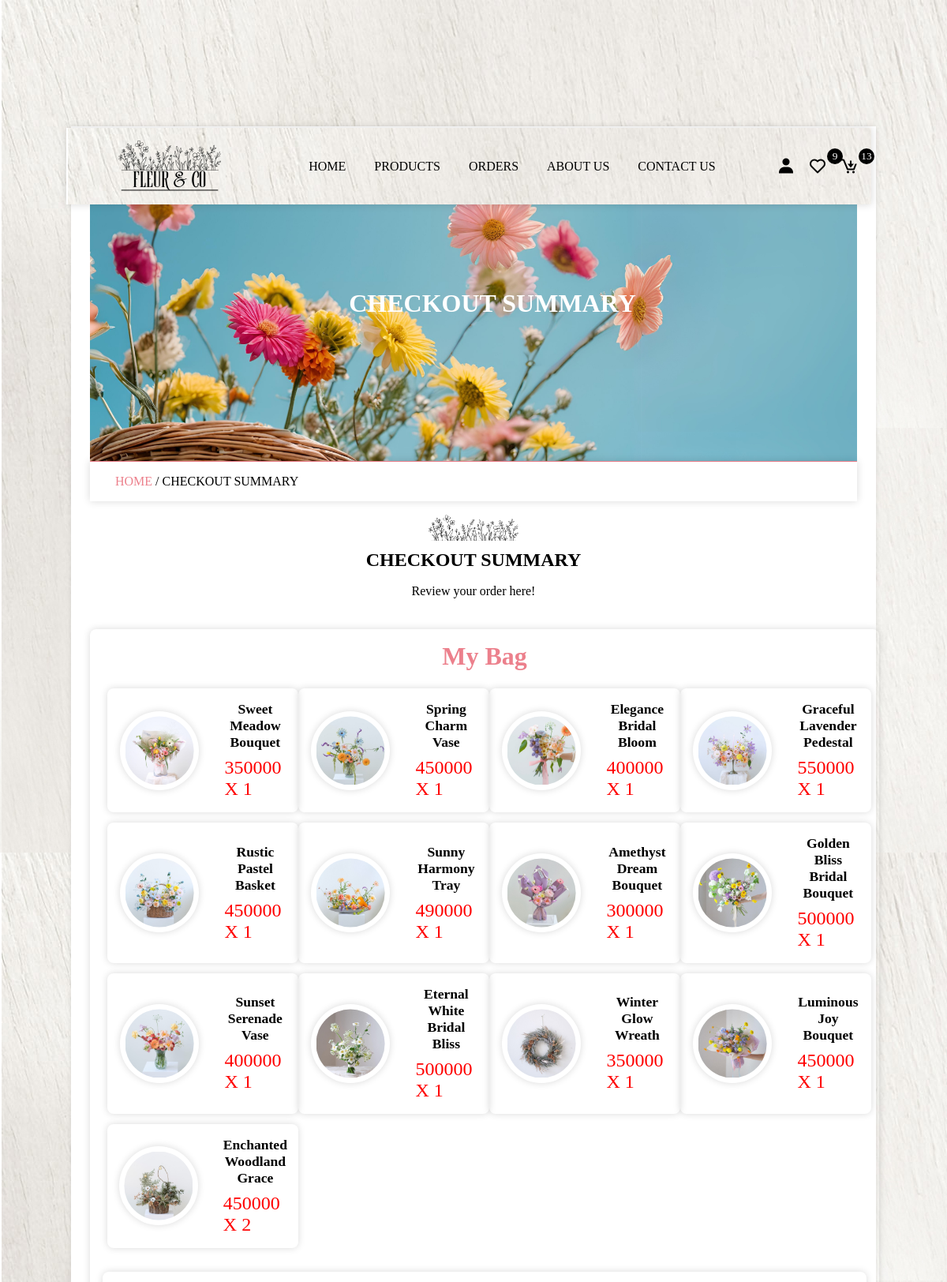
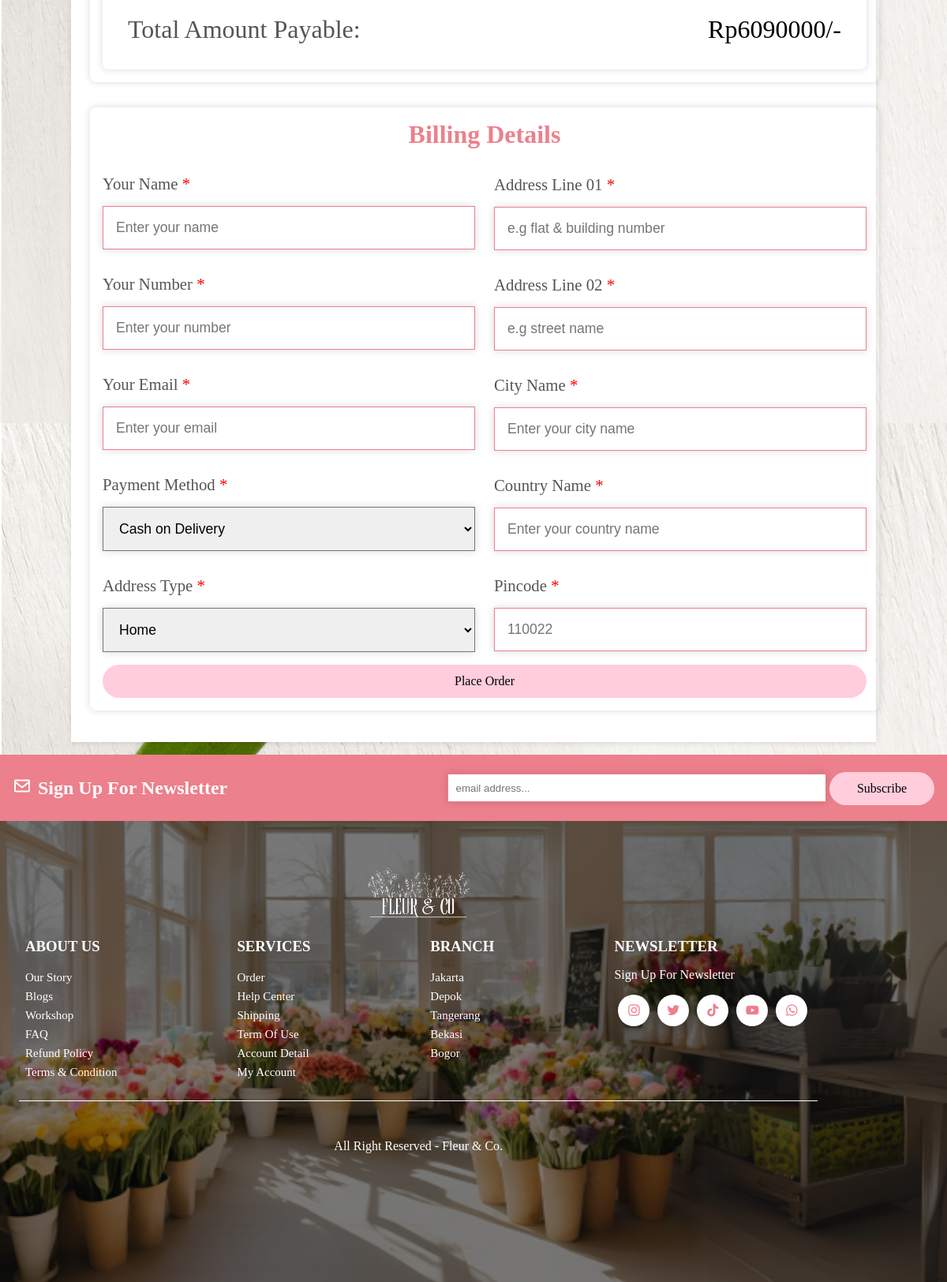
The page /checkout.php on the database its author committed (2 pictures, top to bottom).
### tables this page shows
CREATE TABLE `cart` (
  `id` varchar(20) NOT NULL,
  `user_id` varchar(50) NOT NULL,
  `product_id` varchar(50) NOT NULL,
  `price` int(20) NOT NULL,
  `qty` varchar(2) NOT NULL
);

CREATE TABLE `products` (
  `id` varchar(20) NOT NULL,
  `name` varchar(50) NOT NULL,
  `price` int(50) NOT NULL,
  `image` varchar(255) NOT NULL,
  `product_detail` varchar(1000) NOT NULL
);

### checkout.php (the view, shortened to what this page needs)
<?php
    include 'components/connection.php';
    if (isset($_SESSION['user_id'])) {
        $user_id = $_SESSION['user_id'];
    }else{
        $user_id = '';
    }
?>
<!DOCTYPE html>
<html lang="en">
<head>
    <link href='https://unpkg.com/boxicons@2.1.4/css/boxicons.min.css' rel='stylesheet'>
</head>
<body>
    <?php include 'components/header.php'; ?>
    <div class="main">
        <div class="banner">
            <h1>checkout summary</h1>
        </div>
        <div class="title2">
            <a href="home.php">home </a><span>/ checkout summary</span>
        </div>
        <section class="checkout">
            <div class="title">
                <img src="img/flower-logo.png" class="logo">
                <h1>checkout summary</h1>
                <p>Review your order here!
                </p>
            </div>
                <div class="row">
                    <form method="post">
                        <h3>billing details</h3>
                        <div class="flex">
                            <div class="box">
                                <div class="input-field">
                                    <p>your name <span>*</span></p>
                                    <input type="text" name="name" required maxlength="50" placeholder="Enter your name" class="input">
                                </div>
                                <div class="input-field">
                                    <p>your number <span>*</span></p>
                                    <input type="number" name="number" required maxlength="10" placeholder="Enter your number" class="input">
                                </div>
                                <div class="input-field">
                                    <p>your email <span>*</span></p>
                                    <input type="email" name="email" required maxlength="50" placeholder="Enter your email" class="input">
                                </div>
                                <div class="input-field">
                                    <p>payment method <span>*</span></p>
                                    <select name="method" class="input">
                                        <option value="cash on delivery">Cash on Delivery</option>
                                    </select>
                                </div>
                                <div class="input-field">
                                    <p>address type <span>*</span></p>
                                    <select name="address_type" class="input">
                                        <option value="home">Home</option>
                                    </select>
                                </div>
                            </div>
                            <div class="box">
                                <div class="input-field">
                                    <p>address line 01 <span>*</span></p>
                                    <input type="text" name="flat" required maxlength="50" placeholder="e.g flat & building number" class="input">
                                </div>
                                <div class="input-field">
                                    <p>address line 02 <span>*</span></p>
                                    <input type="text" name="street" required maxlength="50" placeholder="e.g street name" class="input">
                                </div>
                                <div class="input-field">
                                    <p>city name <span>*</span></p>
                                    <input type="text" name="city" required maxlength="50" placeholder="Enter your city name" class="input">
                                </div>
                                <div class="input-field">
                                    <p>country name <span>*</span></p>
                                    <input type="text" name="country" required maxlength="50" placeholder="Enter your country name" class="input">
                                </div>
                                <div class="input-field">
                                    <p>pincode <span>*</span></p>
                                    <input type="text" name="pincode" required maxlength="6" placeholder="110022" min="0" max="999999" class="input">
                                </div>
                            </div>
                        </div>
                        <button type="submit" name="place_order" class="btn">place order</button>
                    </form>
                    <div class="summary">
                        <h3>my bag</h3>
                        <div class="box-container">
                            <?php
                                $grand_total=0;
                                if (isset($_GET['get_id'])) {
                                    $select_get = $conn->prepare("SELECT * FROM `products` WHERE id=?");
                                    $select_get->execute([$_GET['get_id']]);
                                    while($fetch_get = $select_get->fetch(PDO::FETCH_ASSOC)) {
                                        $sub_total = $fetch_get['price'];
                                        $grand_total+=$sub_total;
                            ?>
                            <div class="flex">
                                <img src="img/<?=$fetch_get['image']; ?>" class="img">
                                <div>
                                    <h3 class="name"><?=$fetch_get['name']; ?></h3>
                                    <p class="price"><?=$fetch_get['price']; ?>/-</p>
                                </div>
                            </div>
                            <?php
                                    }
                                }else{
                                    $select_cart = $conn->prepare("SELECT * FROM `cart` WHERE user_id=?");
                                    $select_cart->execute([$user_id]);
                                    if ($select_cart->rowCount()>0) {
                                        while($fetch_cart = $select_cart->fetch(PDO::FETCH_ASSOC)) {
                                            $select_products=$conn->prepare("SELECT * FROM `products` WHERE id=?");
                                            $select_products->execute([$fetch_cart['product_id']]);
                                            $fetch_product = $select_products->fetch(PDO::FETCH_ASSOC);
                                            $sub_total= ($fetch_cart['qty'] * $fetch_product['price']);
                                            $grand_total += $sub_total;
                            ?>
                            <div class="flex">
                                <img src="img/<?=$fetch_product['image']; ?>" class="img">
                                <div>
                                    <h3 class="name"><?=$fetch_product['name']; ?></h3>
                                    <p class="price"><?=$fetch_product['price']; ?> X <?=$fetch_cart['qty']; ?></p>
                                </div>
                            </div>
                            <?php
                                        }
                                    }else{
                                        echo '<p class="empty">your cart is empty</p>';
                                    }
                                }
                            ?>
                        </div>
                        <div class="grand-total"><span>total amount payable: </span>Rp<?= $grand_total ?>/-</div>
                        </div>
                    </div>
            </div>
        <?php include 'components/footer.php'; ?>
</body>
</html>

### rows shown on the page
cart: product.image (picture), product.name "Sweet Meadow Bouquet", product.price "350000", qty "1"
cart: product.image (picture), product.name "Spring Charm Vase", product.price "450000", qty "1"
cart: product.image (picture), product.name "Elegance Bridal Bloom", product.price "400000", qty "1"
cart: product.image (picture), product.name "Graceful Lavender Pedestal", product.price "550000", qty "1"
cart: product.image (picture), product.name "Rustic Pastel Basket", product.price "450000", qty "1"
cart: product.image (picture), product.name "Sunny Harmony Tray", product.price "490000", qty "1"
cart: product.image (picture), product.name "Amethyst Dream Bouquet", product.price "300000", qty "1"
cart: product.image (picture), product.name "Golden Bliss Bridal Bouquet", product.price "500000", qty "1"
cart: product.image (picture), product.name "Sunset Serenade Vase", product.price "400000", qty "1"
cart: product.image (picture), product.name "Eternal White Bridal Bliss", product.price "500000", qty "1"
cart: product.image (picture), product.name "Winter Glow Wreath", product.price "350000", qty "1"
cart: product.image (picture), product.name "Luminous Joy Bouquet", product.price "450000", qty "1"
cart: product.image (picture), product.name "Enchanted Woodland Grace", product.price "450000", qty "2"

### other values the page prints
$total_wishlist_items "9"
$total_cart_items "13"
$grand_total "6090000"
